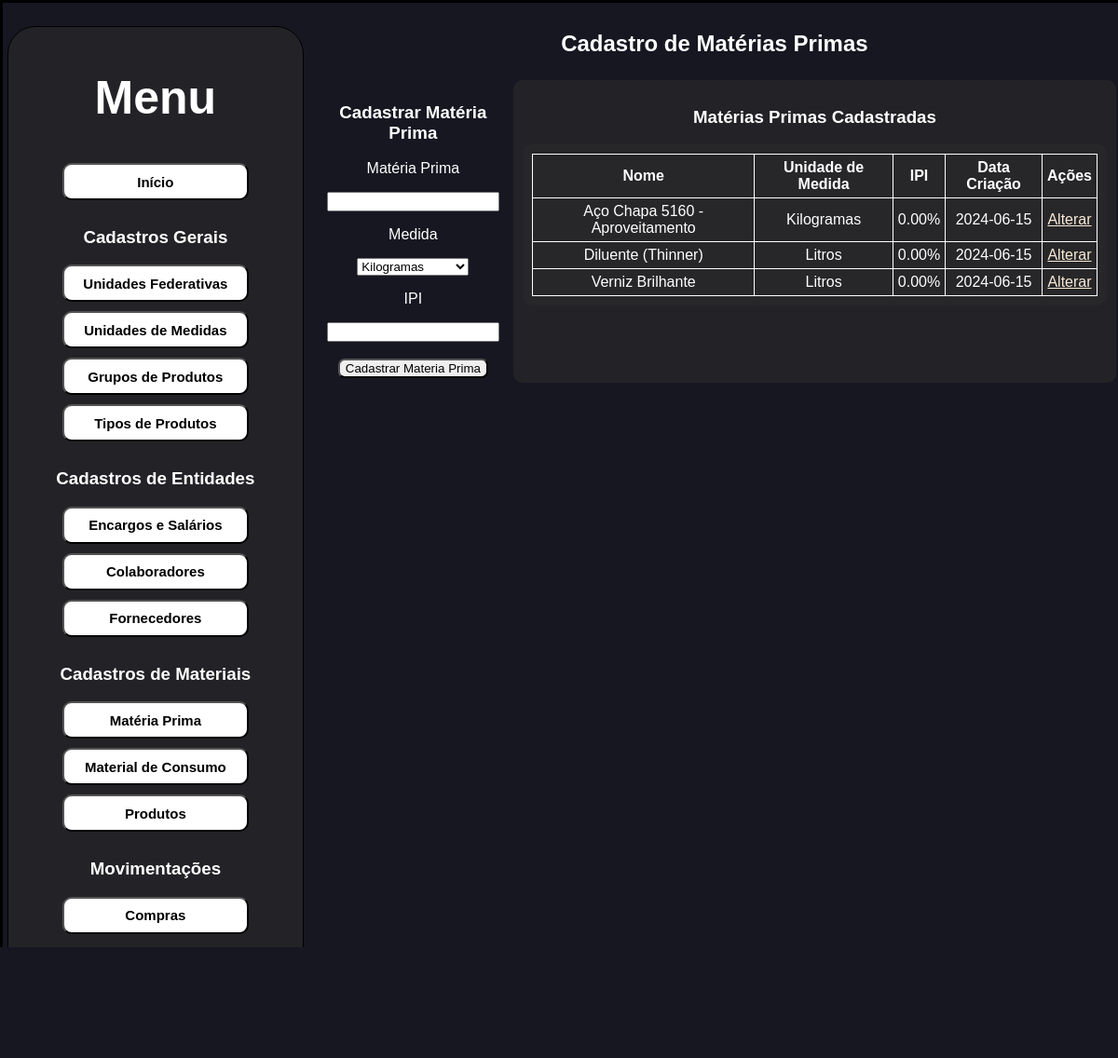
Screenshot of /cadastros_de_materiais_materia_prima with the database file from the repository.
### BDconfig.py (models this page shows, shortened)
class DB_MP(db.Model):
    ID = db.Column(db.Integer, primary_key=True)
    NAME = db.Column(db.String(200), nullable=False)
    ID_BD_MEASURES = db.Column(db.Integer, nullable=False)
    IPI = db.Column(db.Float, default=0.0)
    DATE_CREATED = db.Column(db.DateTime, default=datetime.utcnow)

class DB_MEASURES(db.Model):
    ID = db.Column(db.Integer, primary_key=True)
    NAME = db.Column(db.String(200), nullable=False)
    ABREVIATION = db.Column(db.String(10), nullable=False)
    DATE_CREATED = db.Column(db.DateTime, default=datetime.utcnow)

### industriafeliz.py (the view)
@app.route('/cadastros_de_materiais_materia_prima', methods=['POST','GET'])
def cadastros_de_materiais_materia_prima():
    return index.cadastros_de_materiais_materia_prima()

### UsefulFunctions.py (called while the page is built)
def get_measure(measure_id):
    measure = data.DB_MEASURES.query.filter_by(ID=measure_id).first()
    return measure.NAME if measure else None

def format_percentage(percentage):
    try:
        if percentage is not None:
            return "{:.2f}%".format(percentage)
        else:
            return '0.00%'
    except:
        return '0.00%'

### index.py (called while the page is built)
def cadastros_de_materiais_materia_prima():
    mps = data.DB_MP.query.order_by(data.DB_MP.NAME).all()
    measures = data.DB_MEASURES.query.order_by(data.DB_MEASURES.NAME).all()
    return render_template('cadastros_materiais/cadastro_mp.html', mps=mps, measures=measures, format_percentage=uful.format_percentage
                           , get_measure=uful.get_measure)

### templates/cadastros_materiais/cadastro_mp.html (shortened to what this page needs)
{% extends 'standard.html' %}
{% block body %}
<section>
    {% if measures|length < 1 %}
        <h4>Ainda não existem medidas cadastradas, por favor cadastre uma medida para poder cadastrar materias primas</h4>
    {% else %}
        <h1>Cadastro de Matérias Primas</h1>
        <div>
            <section class="formulario">
                <h1>Cadastrar Matéria Prima</h1>
                <form action="/cadastros_de_materiais_materia_prima_cadastros" method="POST">
                    <p>Matéria Prima</p>
                    <input type="text" name="name" id="name" maxlength="200" autocomplete="off" required>
                    <p>Medida</p>
                    <select name="id_bd_measures" id="id_bd_measures" required>
                        {% for measure in measures %}
                        <option value="{{ measure.ID }}" > {{ measure.NAME }}</option>
                        {% endfor %}
                    </select>
                    <p>IPI</p>
                    <input type="number" name="ipi" id="ipi" min="0" step="0.01" autocomplete="off" required>
                    <br>
                    <br>
                    <input class="bt" type="submit" value="Cadastrar Materia Prima">
                </form>
            </section>
            <section class="tabelas">
                {% if mps|length < 1 %}
                    <h4>Ainda Não Existem Materias Primas Cadastradas</h4>
                {% else %}
                <h1>Matérias Primas Cadastradas</h1>
                <table class="tabela">
                    <tr>
                        <th>Nome</th>
                        <th>Unidade de Medida</th>
                        <th>IPI</th>
                        <th>Data Criação</th>
                        <th>Ações</th>
                    <tr>
                    {% for mp in mps %}
                    <tr>
                        <td>{{ mp.NAME }}</td>
                        <td>{{ get_measure(mp.ID_BD_MEASURES) }}
                        <td>{{ format_percentage(mp.IPI) }}</td>
                        <td>{{ mp.DATE_CREATED.date() }}</td>
                        <td>
                            <a href="/cadastros_de_materiais_materia_prima_update/{{mp.ID}}">Alterar</a>
                        </td>
                        </tr>
                    {% endfor %}
                </table>
                {% endif %}
            </section>
        </div>
    {% endif %}
</section>
{% endblock %}

### static/css/style.css (style rules this page uses)
* { font-family: "Montserrat", sans-serif; }
body { border: solid black; width: 100%; display: flex; background-color: rgb(23, 23, 34); padding: 5px; margin: 0; color: white; }
section { display: block; text-align: center; padding: 5px; }
div { display: flex; padding: 5px; line-height: normal; }
.formulario .bt { border-radius: 7px; }
.tabelas { text-align: center; border-radius: 10px; background-color: #2b2b2b9f; padding: 10px; border-collapse: collapse; }
.tabelas table { display: inline-block; margin: 0 auto; }
.tabela { border-radius: 10px; background-color: #2b2b2b9f; padding: 10px; border-collapse: collapse; }
.tabela th { border: white 1px solid; border-radius: 5px; padding: 5px; }
.tabela td { border: white 1px solid; border-radius: 5px; padding: 5px; }
a { color: antiquewhite; }

### rows the page displays
DB_MP: NAME "Aço Chapa 5160 - Aproveitamento", IPI "0.00%", DATE_CREATED "2024-06-15"
DB_MEASURES: NAME "Kilogramas"
DB_MP: NAME "Diluente (Thinner)", IPI "0.00%", DATE_CREATED "2024-06-15"
DB_MEASURES: NAME "Litros"
DB_MP: NAME "Verniz Brilhante", IPI "0.00%", DATE_CREATED "2024-06-15"

### other values shown
form field id_bd_measures "Kilogramas"
